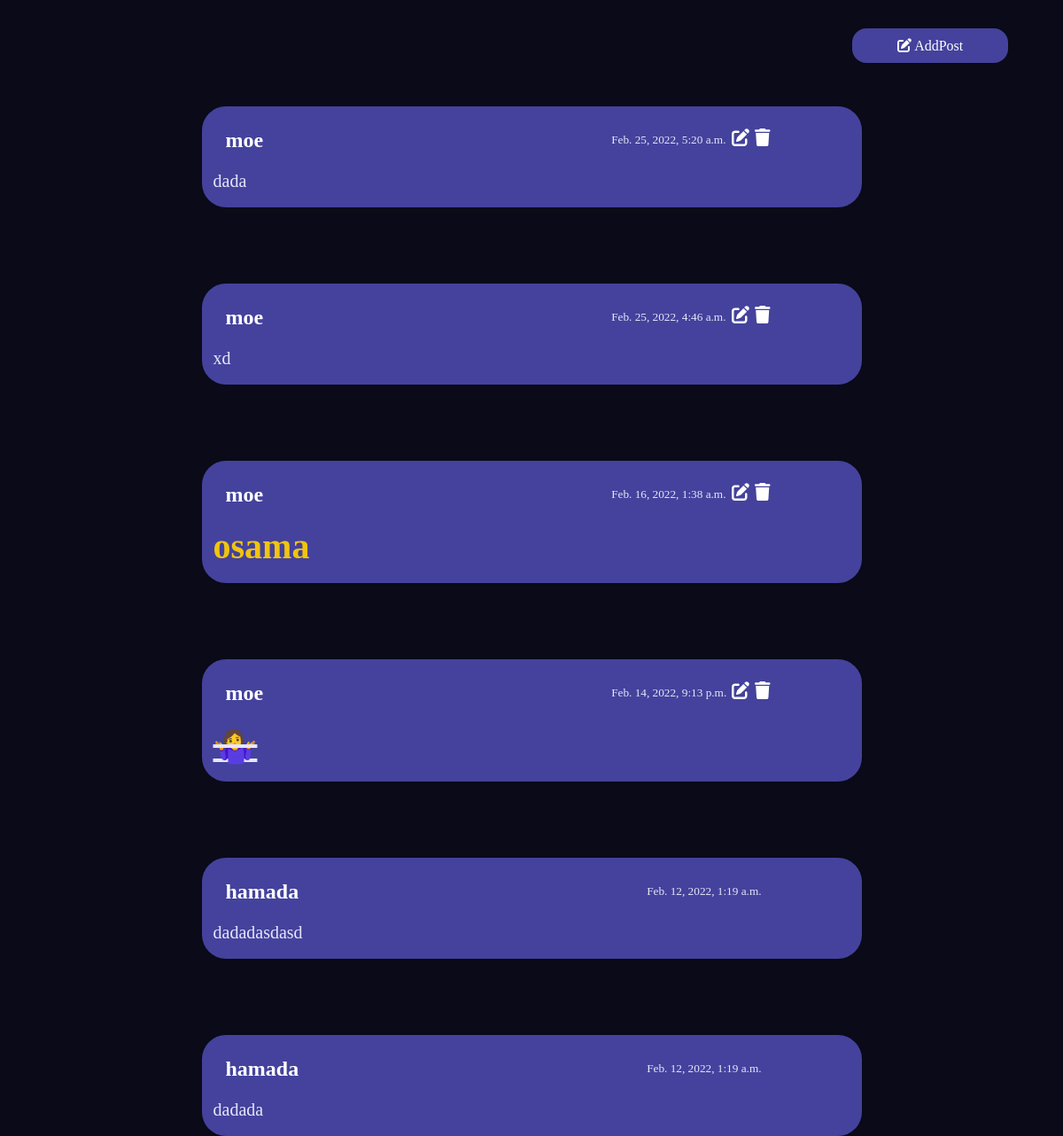
The app's page /community/ (signed in) with its own data.
### beatup/models.py (models this page shows, shortened)
class Post(models.Model):
    author = models.ForeignKey(User,on_delete=models.CASCADE,null=True)
    text= RichTextField()
    date = models.DateTimeField(default=timezone.now)
    class Meta:
        ordering = ['date']

### beatup/views.py (the view)
# urls.py: path('community/', views.postpage , name='community'),
@login_required
def postpage (request):
    posts = Post.objects.all().order_by('-date')
    context={'posts':posts}
    return render(request,'beatup/community.htm',context)

### beatup/templates/beatup/community.htm (shortened to what this page needs)
{%load static %}
<!DOCTYPE html>
<html lang="en">
<head>
    <link rel="stylesheet" href="https://cdnjs.cloudflare.com/ajax/libs/font-awesome/6.0.0/css/all.min.css" />
    <link rel="stylesheet"  href="{% static 'css/posts.css' %}">
</head>
<body>
    <div class="addbtn">
        <a href="{% url 'addpost' %}"><i class="fa-solid fa-pen-to-square"></i> AddPost</a>
    </div>
 {% for post in posts%}
<div class="post">
    <div class="post-details">
        <h2><a href="{% url 'userprofile' post.author.id%}">{{post.author}}</a>{%if author.is_famous == True %}  <img src="https://img.icons8.com/ios-filled/50/ffffff/instagram-verification-badge.png"/>{%endif%}</h2>
        <h5>{{post.date}}</h5>
        {%if post.author == request.user%}
             <a href="{% url 'editpost' post.id %}"><i class="fa-solid fa-pen-to-square fa-lg"></i></a>
             <a href="{%url 'deletepost' post.id %}"><i class="fa-solid fa-trash fa-lg"></i></a>
        {%endif%}
    </div>
<div class="post-content">
    <p>{{post.text|safe}}</p>
</div>
</div>
{% endfor %}
</body>
</html>

### beatup/static/css/posts.css (style rules this page uses)
* { margin: 0%; padding: 0%; box-sizing: border-box; }
body { margin-top: 3rem; background-color: #0A0A19; }
.addbtn { position: absolute; color: white!important; left: 962px; top: 43px; }
.addbtn a { color: white; text-decoration: none; background-color: #44429C; padding: 11px 51px; border-radius: 16px; position: relative; overflow: hidden; transition: all ease-out 2s; }
.post { width: 745px; height: auto; background-color: #44429C; margin: auto; display: flex; flex-direction: column; border-radius: 27px; margin-bottom: -34px; color: lavender; margin-top: 120px; }
.post-details { display: flex; padding-top: 25px; padding-left: 21px; }
.post-details h2 { font-weight: bold; }
.post-details h5 { margin-left: 393px; margin-top: 5px; font-weight: lighter; }
.post-details a { margin-left: 6px; text-decoration: none; color: white; }
.post-content { margin-top: 21px; font-size: 20px; padding-bottom: 18px; padding-left: 13px; }

### records on screen
Post: author "moe", date "Feb. 25, 2022, 5:20 a.m.", text "dada"
Post: author "moe", date "Feb. 25, 2022, 4:46 a.m.", text "xd"
Post: author "moe", date "Feb. 16, 2022, 1:38 a.m.", text "osama"
Post: author "moe", date "Feb. 14, 2022, 9:13 p.m.", text "🤷‍♀️"
Post: author "hamada", date "Feb. 12, 2022, 1:19 a.m.", text "dadadasdasd"
Post: author "hamada", date "Feb. 12, 2022, 1:19 a.m.", text "dadada"
